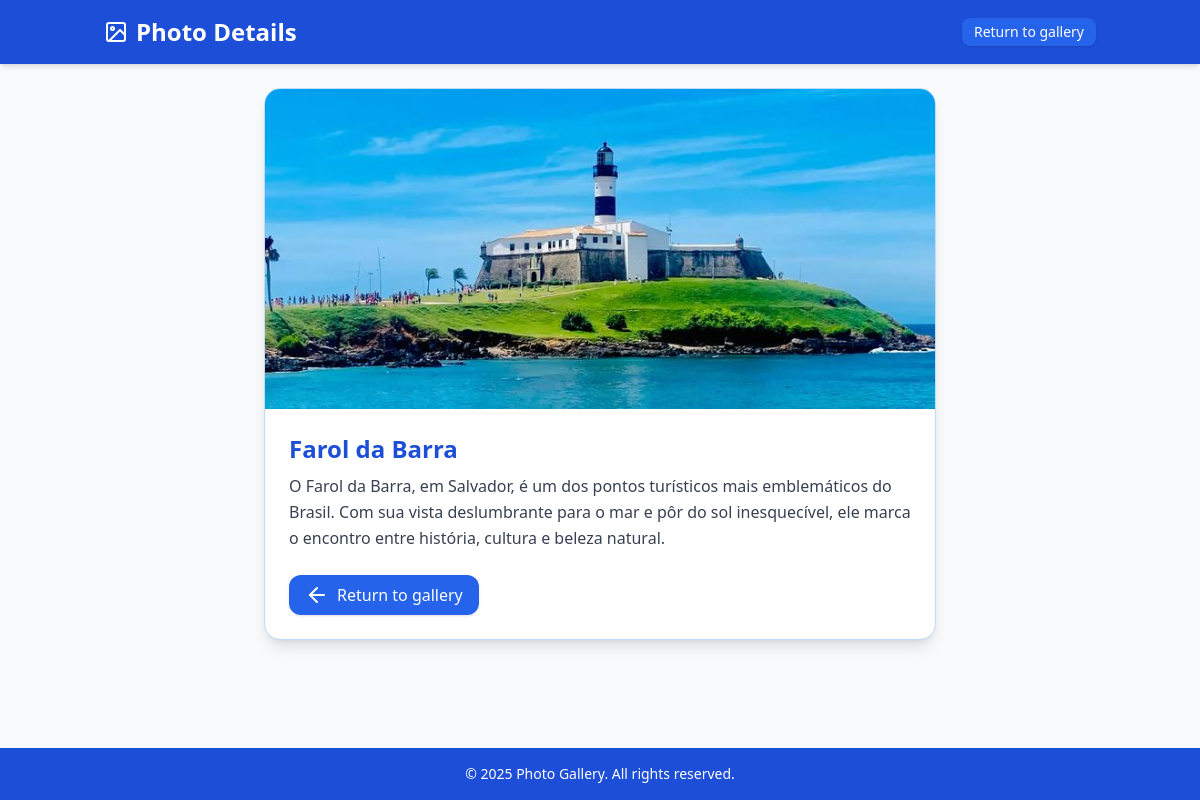
/galeria/2/, run on the app's committed database.
### galeria/models.py (models this page shows, shortened)
class Photo(models.Model):
    title = models.CharField(max_length=200)
    description = models.TextField()
    image = models.ImageField(upload_to='photos/', blank=True, null=True)
    class Meta():
        verbose_name_plural = "Fotos"

### galeria/views.py (the view)
# urls.py: path('<int:pk>/', views.photo_detail, name='photo_detail'),
def photo_detail(request, pk):
    photo = get_object_or_404(Photo, pk=pk)
    return render(request, 'galeria/photo_detail.html', {'photo': photo})

### galeria/templates/galeria/photo_detail.html (shortened to what this page needs)
<!DOCTYPE html>
<html lang="pt-BR">
<head>
  <script src="https://cdn.tailwindcss.com"></script>
</head>
<body class="bg-gray-50 flex flex-col min-h-screen">
  <header class="bg-blue-700 text-white shadow-md">
    <div class="container mx-auto flex items-center justify-between p-4">
      <h1 class="text-2xl font-bold flex items-center gap-2">
        <i data-feather="image"></i> Photo Details
      </h1>
      <a href="{% url 'home' %}" class="text-sm bg-blue-600 hover:bg-blue-500 px-3 py-1 rounded-lg shadow">
        Return to gallery
      </a>
    </div>
  </header>
  <main class="container mx-auto flex-1 p-6">
    <div class="bg-white shadow-lg rounded-2xl overflow-hidden border border-blue-200 max-w-2xl mx-auto">
      {% if photo.image %}
        <img src="{{ photo.image.url }}" alt="{{ photo.title }}" class="w-full h-80 object-cover">
      {% else %}
        <img src="https://via.placeholder.com/600x400" alt="Sem imagem" class="w-full h-80 object-cover">
      {% endif %}
      <div class="p-6">
        <h2 class="text-2xl font-bold text-blue-700 mb-2">{{ photo.title }}</h2>
        <p class="text-gray-700 leading-relaxed">{{ photo.description }}</p>
        <a href="{% url 'home' %}" class="mt-6 inline-flex items-center px-4 py-2 bg-blue-600 text-white rounded-xl shadow hover:bg-blue-700 transition">
          <i data-feather="arrow-left" class="mr-2"></i> Return to gallery
        </a>
      </div>
    </div>
  </main>
  <footer class="bg-blue-700 text-white p-4 mt-6">
    <div class="container mx-auto text-center text-sm">
      <p>&copy; 2025 Photo Gallery. All rights reserved.</p>
    </div>
  </footer>
</body>
</html>

### data on the page
Photo: image (picture), title "Farol da Barra", description "O Farol da Barra, em Salvador, é um dos pontos turísticos mais emblemáticos do Brasil. Com sua vista deslumbrante para o mar e pôr do sol inesquecível, ele marca o encontro entre história, cultura e beleza natural."
